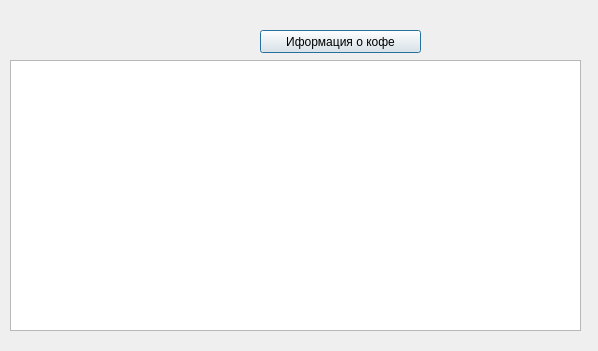
<?xml version="1.0" encoding="UTF-8"?>
<ui version="4.0">
 <class>Dialog</class>
 <widget class="QDialog" name="Dialog">
  <property name="geometry">
   <rect>
    <x>0</x>
    <y>0</y>
    <width>598</width>
    <height>351</height>
   </rect>
  </property>
  <property name="windowTitle">
   <string>информация о кофе</string>
  </property>
  <property name="sizeGripEnabled">
   <bool>false</bool>
  </property>
  <property name="modal">
   <bool>false</bool>
  </property>
  <widget class="QPushButton" name="pushButton">
   <property name="geometry">
    <rect>
     <x>260</x>
     <y>30</y>
     <width>161</width>
     <height>23</height>
    </rect>
   </property>
   <property name="text">
    <string>Иформация о кофе</string>
   </property>
  </widget>
  <widget class="QTableWidget" name="tableWidget">
   <property name="geometry">
    <rect>
     <x>10</x>
     <y>60</y>
     <width>571</width>
     <height>271</height>
    </rect>
   </property>
  </widget>
 </widget>
 <resources/>
 <connections/>
</ui>
